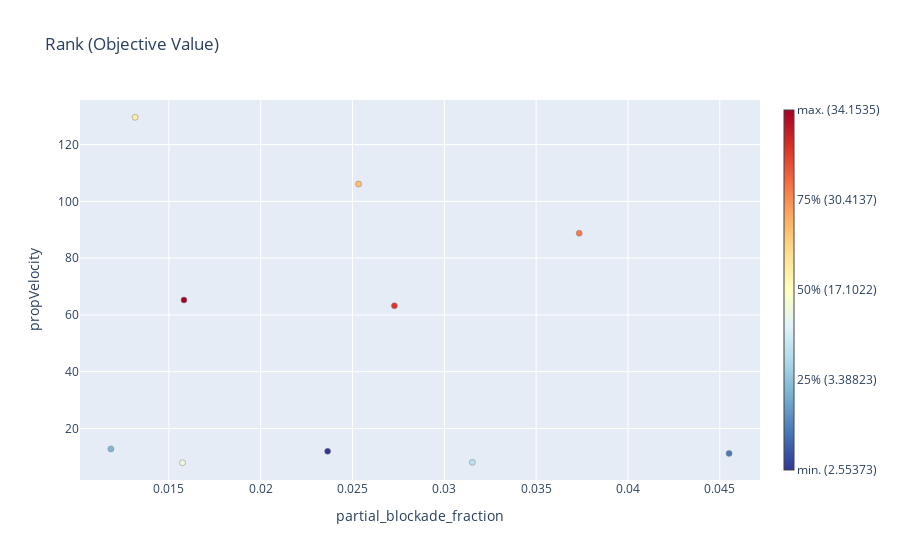

Notebook cell for this chart:
### Code cell
plot_rank(study)

### Figure 1 — Plotly figure (JSON) as saved in the notebook; plotly's stock layout.template omitted (floating-point values rounded to 4 significant figures)
{"data": [{"hovertemplate": "%{hovertext}<extra></extra>", "hovertext": ["Trial #0<br>propVelocity: 65.24827600045512<br>partial_blockade_fraction: 0.01582234720654921<br><b>Objective Value: 34.15346801538163</b>", "Trial #1<br>propVelocity: 7.8958557026641065<br>partial_blockade_fraction: 0.015744842893028767<br><b>Objective Value: 4.983924931828044</b>", "Trial #2<br>propVelocity: 63.19402365190883<br>partial_blockade_fraction: 0.02728189605995668<br><b>Objective Value: 33.608730389054315</b>", "Trial #3<br>propVelocity: 11.189103388610299<br>partial_blockade_fraction: 0.045506695973047635<br><b>Objective Value: 2.556008684069137</b>", "Trial #4<br>propVelocity: 106.1104763635045<br>partial_blockade_fraction: 0.025331552011050557<br><b>Objective Value: 30.036469540512215</b>", "Trial #5<br>propVelocity: 129.64313326131605<br>partial_blockade_fraction: 0.013165782983066261<br><b>Objective Value: 29.22054101114538</b>", "Trial #6<br>propVelocity: 8.038664335916412<br>partial_blockade_fraction: 0.031527274530998926<br><b>Objective Value: 4.838306189298507</b>", "Trial #7<br>propVelocity: 88.77982646173862<br>partial_blockade_fraction: 0.037346173505946746<br><b>Objective Value: 30.539440599654526</b>", "Trial #8<br>propVelocity: 11.909201011689674<br>partial_blockade_fraction: 0.023646776112998414<br><b>Objective Value: 2.553731609513985</b>", "Trial #9<br>propVelocity: 12.770062618140681<br>partial_blockade_fraction: 0.01184457526142948<br><b>Objective Value: 2.904872650575876</b>"], "marker": {"color": ["rgb(165.0, 0.0, 38.0)", "rgb(238.0, 248.0, 223.0)", "rgb(218.0, 55.0, 42.0)", "rgb(74.0, 123.0, 183.0)", "rgb(253.0, 191.0, 113.0)", "rgb(254.0, 238.0, 165.0)", "rgb(189.0, 226.0, 238.0)", "rgb(246.0, 123.0, 74.0)", "rgb(49.0, 54.0, 149.0)", "rgb(128.0, 183.0, 214.0)"], "line": {"color": "Grey", "width": 0.5}}, "mode": "markers", "showlegend": false, "type": "scatter", "x": [0.01582, 0.01574, 0.02728, 0.04551, 0.02533, 0.01317, 0.03153, 0.03735, 0.02365, 0.01184], "y": [65.25, 7.896, 63.19, 11.19, 106.1, 129.6, 8.039, 88.78, 11.91, 12.77]}, {"hoverinfo": "none", "marker": {"cmax": 1, "cmin": 0, "colorbar": {"thickness": 10, "ticktext": ["min. (2.55373)", "25% (3.38823)", "50% (17.1022)", "75% (30.4137)", "max. (34.1535)"], "tickvals": [0, 0.25, 0.5, 0.75, 1]}, "colorscale": [[0, "rgb(49,54,149)"], [0.1, "rgb(69,117,180)"], [0.2, "rgb(116,173,209)"], [0.3, "rgb(171,217,233)"], [0.4, "rgb(224,243,248)"], [0.5, "rgb(255,255,191)"], [0.6, "rgb(254,224,144)"], [0.7, "rgb(253,174,97)"], [0.8, "rgb(244,109,67)"], [0.9, "rgb(215,48,39)"], [1, "rgb(165,0,38)"]], "showscale": true}, "mode": "markers", "showlegend": false, "type": "scatter", "x": [null], "y": [null]}], "layout": {"title": {"text": "Rank (Objective Value)"}, "xaxis": {"range": [0.01016, 0.04719], "title": {"text": "partial_blockade_fraction"}}, "yaxis": {"range": [1.808, 135.7], "title": {"text": "propVelocity"}}}}
